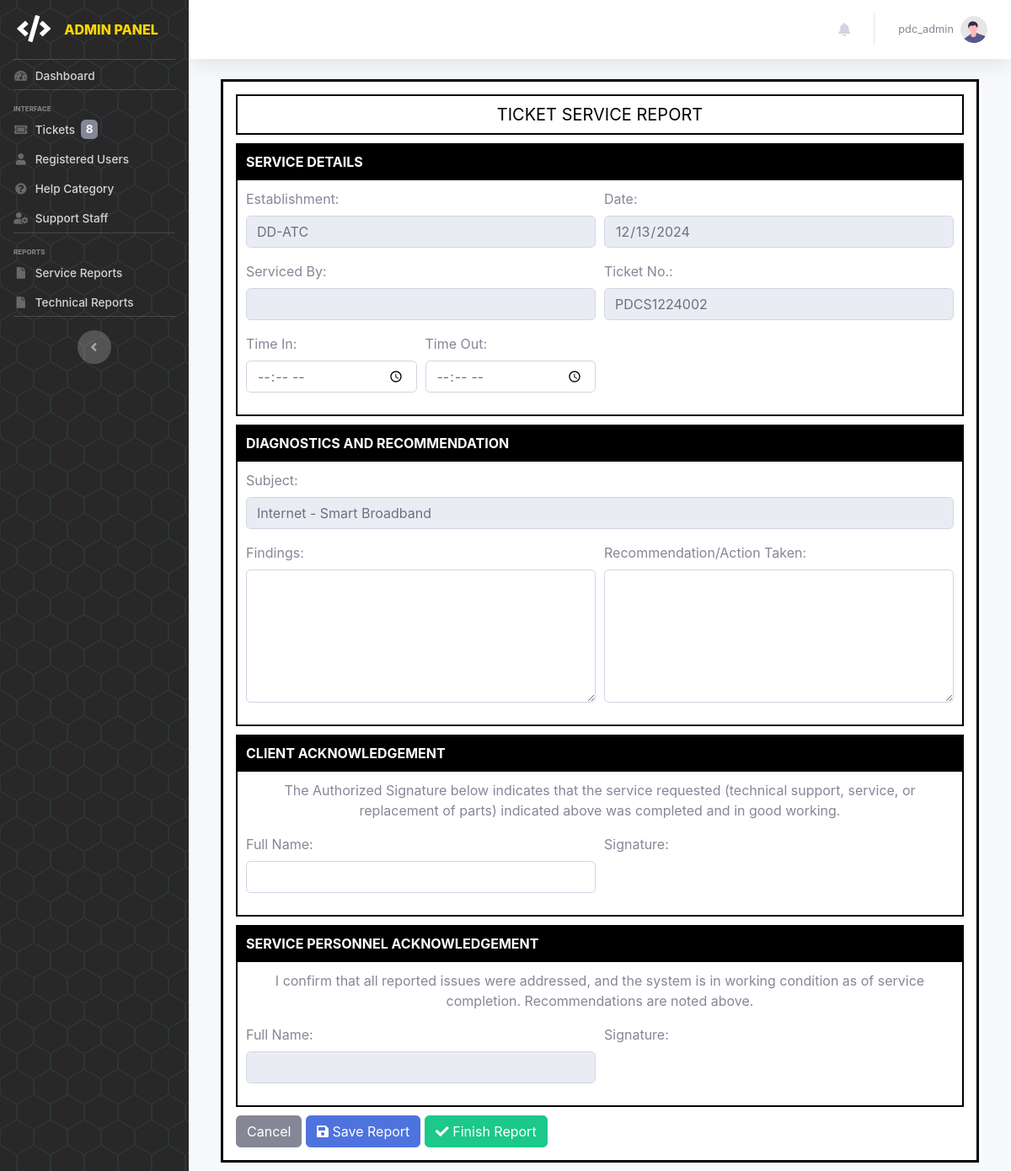
The app's page /pages/admin/edit-report?id=PDCS1224002 (signed in), older data.
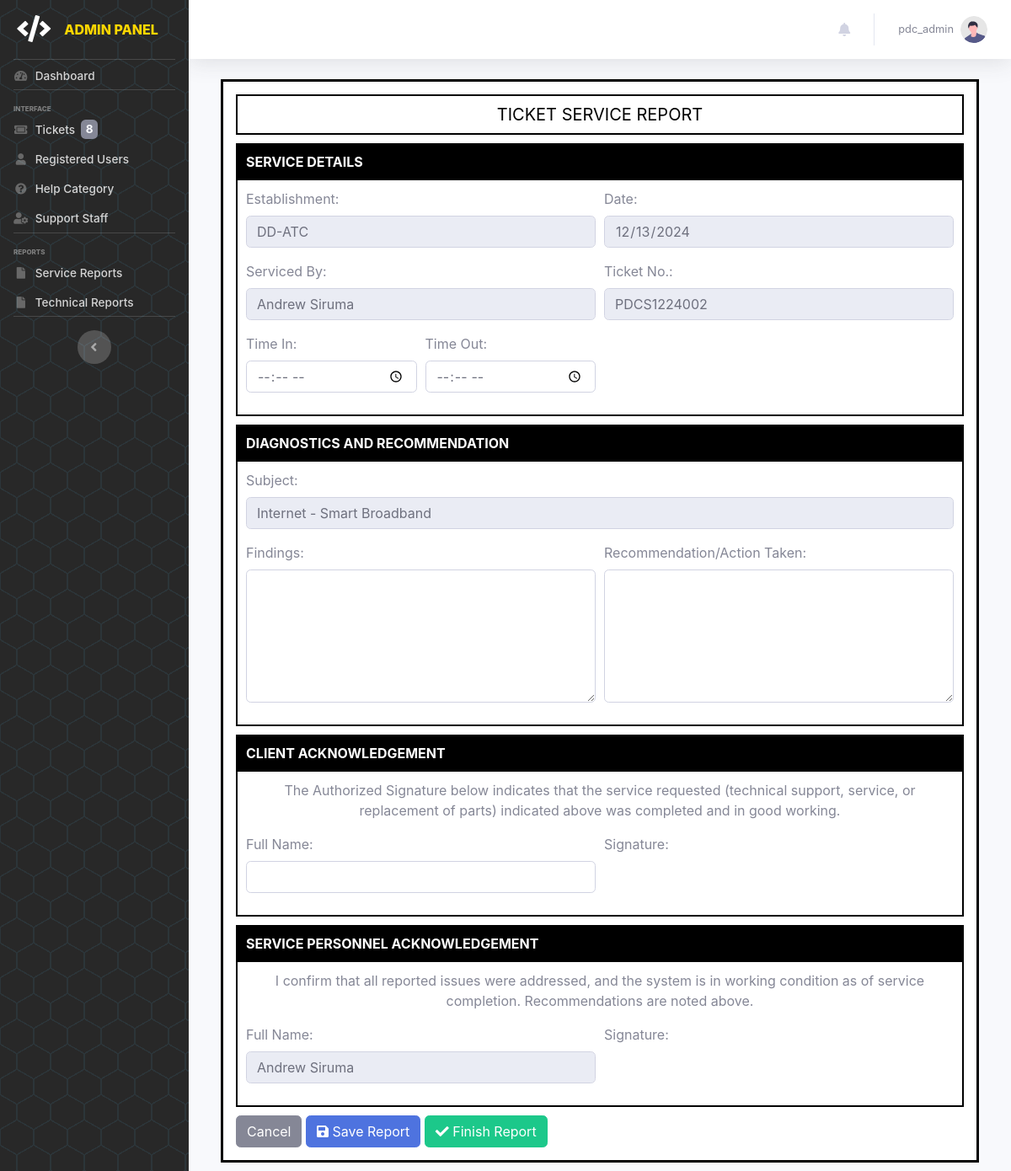
The same page, newer data.
### tables this page shows
CREATE TABLE `tbl_tickets` (
  `id` int(100) NOT NULL,
  `ticket_num` varchar(1000) NOT NULL,
  `outlet` varchar(1000) NOT NULL,
  `reported_by` varchar(100) NOT NULL,
  `designation` enum('1','2') NOT NULL,
  `topiccateg` varchar(1000) NOT NULL,
  `topicitem` varchar(1000) NOT NULL,
  `img_name` varchar(1000) NOT NULL,
  `file_path` varchar(1000) NOT NULL,
  `description` varchar(5000) NOT NULL,
  `priority_type` varchar(100) DEFAULT NULL,
  `concern_type` enum('Issue','Request') DEFAULT NULL,
  `status` enum('1','2','3','4','5') NOT NULL DEFAULT '2',
  `remark` varchar(1000) NOT NULL,
  `sched_start` date DEFAULT NULL,
  `sched_end` date DEFAULT NULL,
  `assigned` varchar(1000) NOT NULL,
  `msg_ses` varchar(5000) NOT NULL DEFAULT '0',
  `rprt` enum('0','1') NOT NULL DEFAULT '0',
  `date_posted` datetime(6) NOT NULL DEFAULT current_timestamp(6),
  `date_modified` datetime(6) DEFAULT current_timestamp(6),
  `date_closed` datetime DEFAULT NULL
);

CREATE TABLE `tbl_useraccounts` (
  `id` int(11) NOT NULL,
  `name` varchar(100) NOT NULL,
  `username` varchar(100) NOT NULL,
  `password` varchar(255) NOT NULL,
  `role` enum('admin','it-admin','maintenance-admin','office','outlet','it','maintenance') NOT NULL,
  `status` enum('Active','Inactive') NOT NULL DEFAULT 'Active',
  `created` datetime(6) DEFAULT current_timestamp(6),
  `updated` datetime(6) DEFAULT current_timestamp(6) ON UPDATE current_timestamp(6)
);

CREATE TABLE `tbl_itemcategory` (
  `id` int(100) NOT NULL,
  `name` varchar(100) NOT NULL,
  `img_name` varchar(1000) NOT NULL,
  `img_path` varchar(1000) NOT NULL,
  `status` enum('1','0') NOT NULL DEFAULT '1',
  `designation` enum('1','2') NOT NULL
);

CREATE TABLE `tbl_itemlist` (
  `id` int(100) NOT NULL,
  `name` varchar(100) NOT NULL,
  `status` enum('0','1') NOT NULL DEFAULT '1',
  `category` varchar(100) NOT NULL
);

### pages/admin/admin.edit-report.php (the view)
<?php
    include('admin.header.php');
    $ticket_num = $_GET['id'];
    $ticket_qry = mysqli_query($conn, "SELECT t.*, t.status AS ticket_status, u.name AS outlet_name, c.name AS categ_name, l.name AS item_name, a.id AS staff_id, a.name AS staff_name
        FROM tbl_tickets t
        LEFT JOIN tbl_useraccounts u ON t.outlet = u.id
        LEFT JOIN tbl_itemcategory c ON t.topiccateg = c.id
        LEFT JOIN tbl_itemlist l ON t.topicitem = l.id
        LEFT JOIN tbl_useraccounts a ON t.assigned = a.id
        WHERE t.ticket_num = '$ticket_num'");
    $ticket_row = mysqli_fetch_array($ticket_qry);
    $datePosted = new DateTime($ticket_row['date_posted']);
?>
    <div class="container-fluid">
        <div class="report-container">
            <div class="report-header">
                <h5 class="mb-0">TICKET SERVICE REPORT</h5>
            </div>
            <div class="report-section">
                <div class="report-section-header">SERVICE DETAILS</div>
                <div class="report-section-body">
                    <div class="form-row">
                        <div class="col-md-6">
                            <div class="form-group">
                                <label>Establishment:</label>
                                <input type="text" class="form-control" value="<?php echo $ticket_row['outlet_name']; ?>" readonly>
                            </div>
                        </div>
                        <div class="col-md-6">
                            <div class="form-group">
                                <label>Date:</label>
                                <input type="date" class="form-control" value="<?php echo $datePosted->format('Y-m-d'); ?>" readonly>
                            </div>
                        </div>
                    </div>
                    <div class="form-row">
                        <div class="col-md-6">
                            <div class="form-group">
                                <label>Serviced By:</label>
                                <input type="text" class="form-control" value="<?php echo $ticket_row['staff_name']; ?>" readonly>
                            </div>
                        </div>
                        <div class="col-md-6">
                            <div class="form-group">
                                <label>Ticket No.:</label>
                                <input type="text" class="form-control" value="<?php echo $ticket_row['ticket_num']; ?>" readonly>
                            </div>
                        </div>
                    </div>
                    <div class="form-row">
                        <div class="col-md-3">
                            <div class="form-group">
                                <label>Time In:</label>
                                <input type="time" class="form-control" name="time_in">
                            </div>
                        </div>
                        <div class="col-md-3">
                            <div class="form-group">
                                <label>Time Out:</label>
                                <input type="time" class="form-control" name="time_out">
                            </div>
                        </div>
                    </div>
                </div>
            </div>
            <div class="report-section">
                <div class="report-section-header">DIAGNOSTICS AND RECOMMENDATION</div>
                <div class="report-section-body">
                    <div class="form-group">
                        <label>Subject:</label>
                        <input type="text" class="form-control" value="<?php echo $ticket_row['categ_name'] . ' - ' . $ticket_row['item_name']; ?>" name="subject" readonly>
                    </div>
                    <div class="form-row">
                        <div class="col-md-6">
                            <div class="form-group">
                                <label>Findings:</label>
                                <textarea class="form-control" rows="6" name="findings"></textarea>
                            </div>
                        </div>
                        <div class="col-md-6">
                            <div class="form-group">
                                <label>Recommendation/Action Taken:</label>
                                <textarea class="form-control" rows="6" name="recom_at"></textarea>
                            </div>
                        </div>
                    </div>
                </div>
            </div>
            <div class="report-section">
                <div class="report-section-header">CLIENT ACKNOWLEDGEMENT</div>
                <div class="report-section-body">
                    <p class="text-center">The Authorized Signature below indicates that the service requested (technical support, service, or replacement of parts) indicated above was completed and in good working.</p>
                    <div class="form-row">
                        <div class="col-md-6">
                            <div class="form-group">
                                <label>Full Name:</label>
                                <input type="text" class="form-control" name="fn_client">
                            </div>
                        </div>
                        <div class="col-md-6">
                            <div class="form-group">
                                <label>Signature:</label>
                            </div>
                        </div>
                    </div>
                </div>
            </div>
            <div class="report-section">
                <div class="report-section-header">SERVICE PERSONNEL ACKNOWLEDGEMENT</div>
                <div class="report-section-body">
                    <p class="text-center">I confirm that all reported issues were addressed, and the system is in working condition as of service completion. Recommendations are noted above.</p>
                    <div class="form-row">
                        <div class="col-md-6">
                            <div class="form-group">
                                <label>Full Name:</label>
                                <input type="text" class="form-control" name="fn_personnel" value="<?php echo $ticket_row['staff_name']; ?>" readonly>
                            </div>
                        </div>
                        <div class="col-md-6">
                            <div class="form-group">
                                <label>Signature:</label>
                            </div>
                        </div>
                    </div>
                </div>
            </div>
            <div class="report-footer">
                <button class="btn btn-secondary">Cancel</button>
                <button class="btn btn-primary"><i class="fas fa-save"></i>&nbsp;Save Report</button>
                <button class="btn btn-success"><i class="fas fa-check"></i>&nbsp;Finish Report</button>
            </div>
        </div>
    </div>
<?php include('admin.footer.php'); ?>

Row changes from the older to the newer data that the page shows:
changed tbl_tickets "PDCS1224002": name (not shown) → "Andrew Siruma"; fn_personnel (not shown) → "Andrew Siruma"
